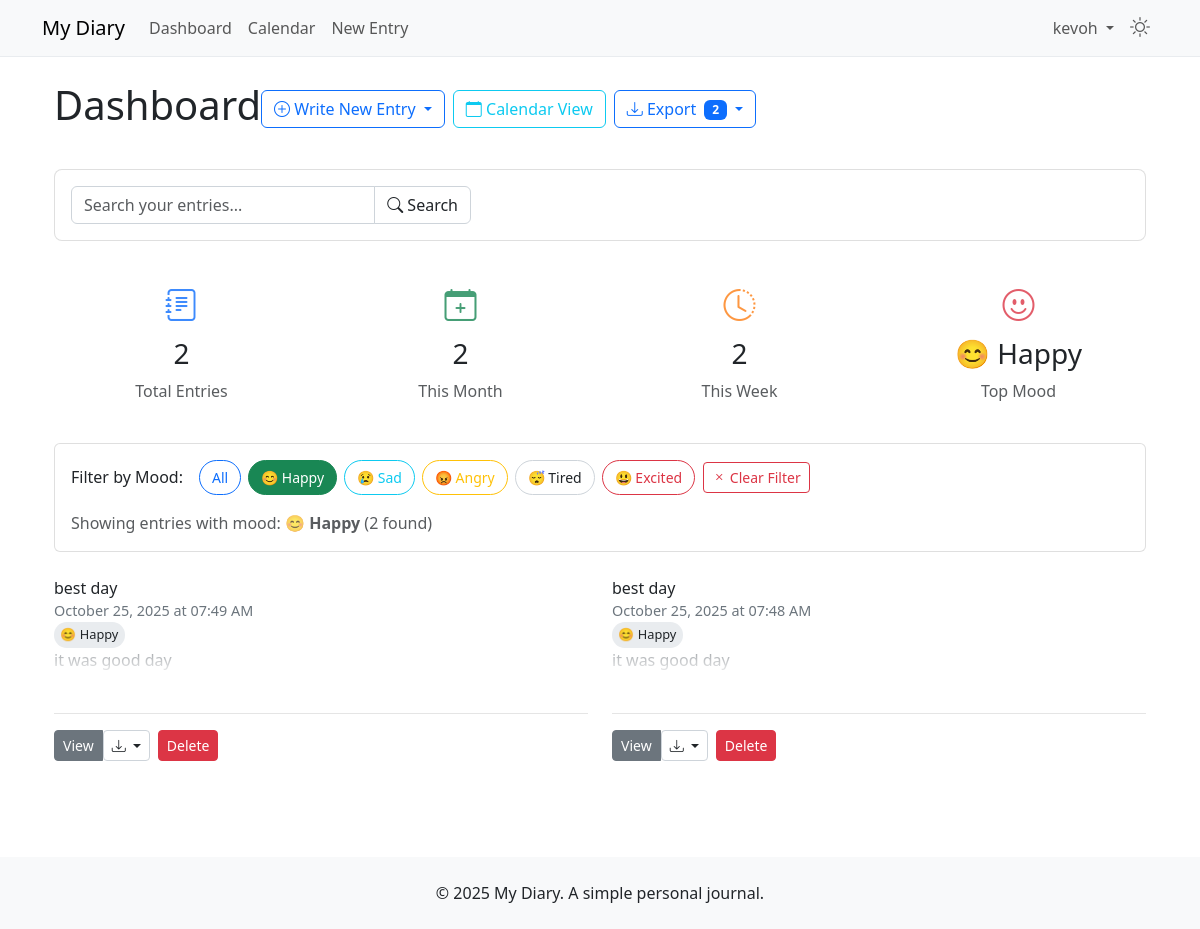
/dashboard?mood=😊+Happy (signed in), run on the app's committed database.
### app/models/user.py (models this page shows, shortened)
class User(UserMixin, db.Model):
    __tablename__ = 'users'
    id = db.Column(db.Integer, primary_key=True)
    username = db.Column(db.String(64), index=True, unique=True, nullable=False)
    email = db.Column(db.String(120), index=True, unique=True, nullable=False)
    password_hash = db.Column(db.String(128))
    created_at = db.Column(db.DateTime, default=datetime.utcnow)
    last_seen = db.Column(db.DateTime, default=datetime.utcnow)
    is_admin = db.Column(db.Boolean, default=False)
    entries = db.relationship('Entry', backref='author', lazy='dynamic')

### app/models/entry.py (models this page shows, shortened)
class Entry(db.Model):
    __tablename__ = 'entries'
    id = db.Column(db.Integer, primary_key=True)
    title = db.Column(db.String(200))
    content = db.Column(db.Text, nullable=False)
    created_at = db.Column(db.DateTime, index=True, default=datetime.utcnow)
    updated_at = db.Column(db.DateTime, default=datetime.utcnow, onupdate=datetime.utcnow)
    is_private = db.Column(db.Boolean, default=True)
    mood = db.Column(db.String(50))
    user_id = db.Column(db.Integer, db.ForeignKey('users.id'), nullable=False)

### app/routes/main.py (the view)
@main_bp.route('/dashboard')
@login_required
def dashboard():
    try:
        current_app.logger.info(f'Rendering dashboard for user: {current_user.username}')
        search_query = request.args.get('search', '').strip()
        page = request.args.get('page', 1, type=int)
        query = Entry.query.filter_by(user_id=current_user.id)
        if search_query:
            current_app.logger.info(f'Searching for: {search_query}')
            search_filter = Entry.title.contains(search_query) | Entry.content.contains(search_query)
            query = query.filter(search_filter)
        mood_filter = request.args.get('mood', '').strip()
        if mood_filter:
            current_app.logger.info(f'Filtering by mood: {mood_filter}')
            query = query.filter(Entry.mood == mood_filter)
        entries = query.order_by(Entry.created_at.desc())\
                      .paginate(page=page, per_page=10, error_out=False)
        from datetime import datetime, timedelta
        from sqlalchemy import func
        total_entries = Entry.query.filter_by(user_id=current_user.id).count()
        start_of_month = datetime.now().replace(day=1, hour=0, minute=0, second=0, microsecond=0)
        entries_this_month = Entry.query.filter(
            Entry.user_id == current_user.id,
            Entry.created_at >= start_of_month
        ).count()
        mood_stats = db.session.query(
            Entry.mood,
            func.count(Entry.mood).label('count')
        ).filter(
            Entry.user_id == current_user.id,
            Entry.mood.isnot(None)
        ).group_by(Entry.mood).order_by(func.count(Entry.mood).desc()).first()
        most_common_mood = mood_stats.mood if mood_stats else None
        week_ago = datetime.now() - timedelta(days=7)
        recent_entries = Entry.query.filter(
            Entry.user_id == current_user.id,
            Entry.created_at >= week_ago
        ).count()
        stats = {
            'total_entries': total_entries,
            'entries_this_month': entries_this_month,
            'most_common_mood': most_common_mood,
            'recent_entries': recent_entries
        }
        current_app.logger.debug(f'Found {entries.total} entries for user {current_user.username}')
        return render_template('dashboard.html', entries=entries, search_query=search_query, mood_filter=mood_filter, stats=stats)
    except Exception as e:
        current_app.logger.error(f'Error in dashboard route: {str(e)}', exc_info=True)
        flash('An error occurred while loading the dashboard.', 'danger')
        return redirect(url_for('main.index'))

### templates/dashboard.html (shortened to what this page needs)
{% extends "base.html" %}
{% block content %}
<div class="container">
    <div style="display: flex; justify-content: between; align-items: center; margin-bottom: 2rem;">
        <h1>Dashboard</h1>
        <div class="d-flex gap-2">
            <div class="dropdown">
                <button class="btn btn-outline-primary dropdown-toggle" type="button" id="newEntryDropdown" data-bs-toggle="dropdown" aria-expanded="false">
                    <i class="bi bi-plus-circle"></i> Write New Entry
                </button>
            </div>
            <a href="{{ url_for('main.calendar') }}" class="btn btn-outline-info">
                <i class="bi bi-calendar"></i> Calendar View
            </a>
            <div class="dropdown">
                <button class="btn btn-outline-primary dropdown-toggle" type="button" id="exportDropdown" data-bs-toggle="dropdown" aria-expanded="false">
                    <i class="bi bi-download"></i> Export
                    {% if search_query or mood_filter %}
                        <span class="badge bg-primary ms-1">{{ entries.total }}</span>
                    {% endif %}
                </button>
            </div>
        </div>
    </div>
    <div class="search-form">
        <form method="GET" action="{{ url_for('main.dashboard') }}" class="d-flex align-items-center">
            <div class="input-group search-input-group">
                <input type="text" class="form-control" name="search"
                       placeholder="Search your entries..." value="{{ search_query or '' }}">
                <button class="btn btn-outline-secondary" type="submit">
                    <i class="bi bi-search"></i> Search
                </button>
            </div>
        </form>
    </div>
    {% if not search_query %}
    <div class="row mb-4">
        <div class="col-md-3">
            <div class="card stats-card text-center h-100">
                <div class="card-body">
                    <div class="stats-icon" style="font-size: 2rem; color: #0d6efd;">
                        <i class="bi bi-journal-text"></i>
                    </div>
                    <h3 class="card-title">{{ stats.total_entries }}</h3>
                    <p class="card-text text-muted">Total Entries</p>
                </div>
            </div>
        </div>
        <div class="col-md-3">
            <div class="card stats-card text-center h-100">
                <div class="card-body">
                    <div class="stats-icon" style="font-size: 2rem; color: #198754;">
                        <i class="bi bi-calendar-plus"></i>
                    </div>
                    <h3 class="card-title">{{ stats.entries_this_month }}</h3>
                    <p class="card-text text-muted">This Month</p>
                </div>
            </div>
        </div>
        <div class="col-md-3">
            <div class="card stats-card text-center h-100">
                <div class="card-body">
                    <div class="stats-icon" style="font-size: 2rem; color: #fd7e14;">
                        <i class="bi bi-clock-history"></i>
                    </div>
                    <h3 class="card-title">{{ stats.recent_entries }}</h3>
                    <p class="card-text text-muted">This Week</p>
                </div>
            </div>
        </div>
        <div class="col-md-3">
            <div class="card stats-card text-center h-100">
                <div class="card-body">
                    <div class="stats-icon" style="font-size: 2rem; color: #dc3545;">
                        <i class="bi bi-emoji-smile"></i>
                    </div>
                    <h3 class="card-title">
                        {% if stats.most_common_mood %}
                            {{ stats.most_common_mood }}
                        {% else %}
                            -
                        {% endif %}
                    </h3>
                    <p class="card-text text-muted">Top Mood</p>
                </div>
            </div>
        </div>
    </div>
    {% endif %}
    {% if not search_query and stats.total_entries > 0 %}
    <div class="card mb-4">
        <div class="card-body">
            <div class="d-flex align-items-center mb-3">
                <h6 class="card-title mb-0 me-3">Filter by Mood:</h6>
                <div class="btn-group mood-filter-buttons" role="group">
                    <a href="{{ url_for('main.dashboard') }}"
                       class="btn btn-sm {{ 'btn-primary' if not mood_filter else 'btn-outline-primary' }}">
                        All
                    </a>
                    <a href="{{ url_for('main.dashboard', mood='😊 Happy') }}"
                       class="btn btn-sm {{ 'btn-success' if mood_filter == '😊 Happy' else 'btn-outline-success' }}">
                        😊 Happy
                    </a>
                    <a href="{{ url_for('main.dashboard', mood='😢 Sad') }}"
                       class="btn btn-sm {{ 'btn-info' if mood_filter == '😢 Sad' else 'btn-outline-info' }}">
                        😢 Sad
                    </a>
                    <a href="{{ url_for('main.dashboard', mood='😡 Angry') }}"
                       class="btn btn-sm {{ 'btn-warning' if mood_filter == '😡 Angry' else 'btn-outline-warning' }}">
                        😡 Angry
                    </a>
                    <a href="{{ url_for('main.dashboard', mood='😴 Tired') }}"
                       class="btn btn-sm {{ 'btn-secondary' if mood_filter == '😴 Tired' else 'btn-outline-secondary' }}">
                        😴 Tired
                    </a>
                    <a href="{{ url_for('main.dashboard', mood='😃 Excited') }}"
                       class="btn btn-sm {{ 'btn-danger' if mood_filter == '😃 Excited' else 'btn-outline-danger' }}">
                        😃 Excited
                    </a>
                </div>
                {% if mood_filter %}
                    <a href="{{ url_for('main.dashboard') }}" class="btn btn-sm btn-outline-danger ms-2">
                        <i class="bi bi-x"></i> Clear Filter
                    </a>
                {% endif %}
            </div>
            {% if mood_filter %}
                <p class="text-muted mb-0">
                    Showing entries with mood: <strong>{{ mood_filter }}</strong>
                    {% if entries.items %}
                        ({{ entries.total }} found)
                    {% endif %}
                </p>
            {% endif %}
        </div>
    </div>
    {% endif %}
    {% if entries %}
        <div class="entries-grid">
            {% for entry in entries %}
                <div class="entry-card">
                    <div class="entry-header">
                        <div class="entry-title">{{ entry.title or 'Untitled' }}</div>
                        <div class="entry-date">{{ entry.created_at.strftime('%B %d, %Y at %I:%M %p') }}</div>
                        {% if entry.mood %}
                            <div class="mood-badge">{{ entry.mood }}</div>
                        {% endif %}
                    </div>
                    <div class="entry-preview">
                        <div class="entry-content-preview">
                            {{ (entry.content[:300] + ('...' if entry.content|length > 300 else '')) | markdown_to_html | safe }}
                        </div>
                    </div>
                    <div class="entry-actions">
                        <div class="btn-group" role="group">
                            <a href="{{ url_for('main.view_entry', entry_id=entry.id) }}" class="btn btn-secondary btn-sm">View</a>
                            <div class="dropdown">
                                <button class="btn btn-outline-secondary btn-sm dropdown-toggle" type="button" data-bs-toggle="dropdown" aria-expanded="false">
                                    <i class="bi bi-download"></i>
                                </button>
                            </div>
                        </div>
                        <form method="POST" action="{{ url_for('main.delete_entry', entry_id=entry.id) }}" style="display: inline;"
                              onsubmit="return confirm('Are you sure you want to delete this entry?')">
                            <button type="submit" class="btn btn-danger btn-sm">Delete</button>
                        </form>
                    </div>
                </div>
            {% endfor %}
        </div>
    {% endif %}
</div>
{% endblock %}

### templates/base.html (shortened to what this page needs)
<!DOCTYPE html>
<html lang="en">
<head>
    <link href="https://cdn.jsdelivr.net/npm/bootstrap@5.3.0/dist/css/bootstrap.min.css" rel="stylesheet">
    <link rel="stylesheet" href="https://cdn.jsdelivr.net/npm/bootstrap-icons@1.10.0/font/bootstrap-icons.css">
</head>
<body class="theme-loading">
    <nav class="navbar navbar-expand-lg mb-4">
        <div class="container">
            <a class="navbar-brand" href="{{ url_for('main.index') }}">My Diary</a>
            <div class="collapse navbar-collapse" id="navbarNav">
                <ul class="navbar-nav me-auto">
                    {% if current_user.is_authenticated %}
                        <li class="nav-item">
                            <a class="nav-link" href="{{ url_for('main.dashboard') }}">Dashboard</a>
                        </li>
                        <li class="nav-item">
                            <a class="nav-link" href="{{ url_for('main.calendar') }}">Calendar</a>
                        </li>
                        <li class="nav-item">
                            <a class="nav-link" href="{{ url_for('main.new_entry') }}">New Entry</a>
                        </li>
                    {% endif %}
                </ul>
                <ul class="navbar-nav">
                    {% if current_user.is_authenticated %}
                        <li class="nav-item dropdown">
                            <a class="nav-link dropdown-toggle" href="#" id="navbarDropdown" role="button" data-bs-toggle="dropdown">
                                {{ current_user.username }}
                            </a>
                        </li>
                        <li class="nav-item">
                            <div class="theme-toggle nav-link" id="themeToggle" title="Toggle dark mode">
                                <i class="bi bi-sun"></i>
                            </div>
                        </li>
                    {% endif %}
                </ul>
            </div>
        </div>
    </nav>
    <main class="container mb-5 flex-grow-1">
        {% block content %}{% endblock %}
    </main>
    <footer class="bg-light py-4 mt-5">
        <div class="container text-center">
            <p class="mb-0">&copy; 2025 My Diary. A simple personal journal.</p>
        </div>
    </footer>
</body>
</html>

### data on the page
User: username "kevoh"
Entry: title "best day", created_at "October 25, 2025 at 07:49 AM", mood "😊 Happy", content "it was good day"
Entry: title "best day", created_at "October 25, 2025 at 07:48 AM", mood "😊 Happy", content "it was good day"

### other printed values
{{ entries.total }} "2"
{{ stats.total_entries }} "2"
{{ stats.entries_this_month }} "2"
{{ stats.recent_entries }} "2"
{{ stats.most_common_mood }} "😊 Happy"
{{ mood_filter }} "😊 Happy"
